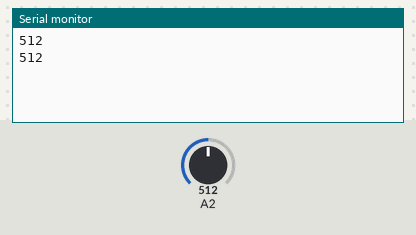
The sketch below on a simulated Arduino Uno, built with avr-gcc and run on an emulated ATmega328P. On the bench: the last lines printed to the serial monitor. The test bench sets the inputs (shaded band); at power-on: A2 = 512.

Above: at 2.8 s.
2.9 s: A2 set to 716
At 4.4 s:
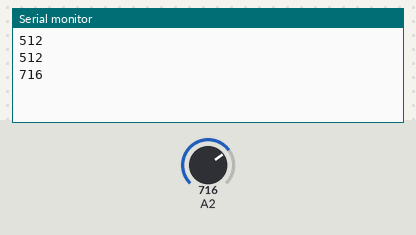
5.6 s: A2 set to 900
At 7.1 s:
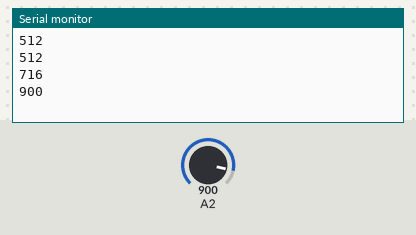
Timing chart, 0 to 8.6 s (numbered marks = the images above; inputs shaded):
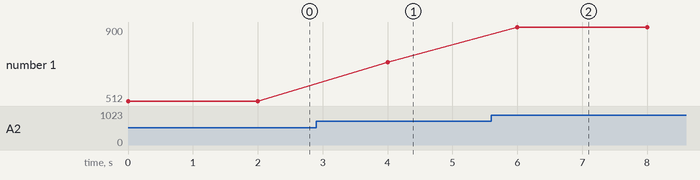

The sketch:

ZeFishes_rotatingArduino.ino
```cpp
/*
  Example for different sending methods

  https://github.com/sui77/rc-switch/

*/

#include <RCSwitch.h>

RCSwitch mySwitch = RCSwitch();

void setup() {

  Serial.begin(9600);
  pinMode(2, INPUT_PULLUP);
  // Transmitter is connected to Arduino Pin #10
  mySwitch.enableTransmit(10);

  // Optional set protocol (default is 1, will work for most outlets)
  // mySwitch.setProtocol(2);

  // Optional set pulse length.
  // mySwitch.setPulseLength(320);

  // Optional set number of transmission repetitions.
  // mySwitch.setRepeatTransmit(15);

}

void loop() {

  /* See Example: TypeA_WithDIPSwitches */
  /*mySwitch.switchOn("11111", "00010");
  delay(1000);
  mySwitch.switchOff("11111", "00010");
  delay(1000);*/

  Serial.println(analogRead(2));
  /* Same switch as above, but using decimal code */
//  mySwitch.send(1, 24);
//  digitalWrite(13,HIGH);
//  delay(1000);
//  mySwitch.send(2, 24);
//  delay(1000);
//  mySwitch.send(3, 24);
//  delay(1000);
//  mySwitch.send(4, 24);
//  delay(1000);
//  digitalWrite(13,LOW);

  /* Same switch as above, but using binary code */
  /*mySwitch.send("000000000001010100010001");
  delay(1000);
  mySwitch.send("000000000001010100010100");
  delay(1000);*/

  /* Same switch as above, but tri-state code */
  /*mySwitch.sendTriState("00000FFF0F0F");
  delay(1000);
  mySwitch.sendTriState("00000FFF0FF0");
  delay(1000);*/

  delay(2000);
}
```

Measured:
- after the input at 2.9 s, the serial monitor: prints a new line after 1.1 s (image 1)
- after the input at 5.6 s, the serial monitor: prints a new line after 0.40 s (image 2)
- plotted number 1: 512 → 716 after the input at 2.9 s, 716 → 900 after the input at 5.6 s
